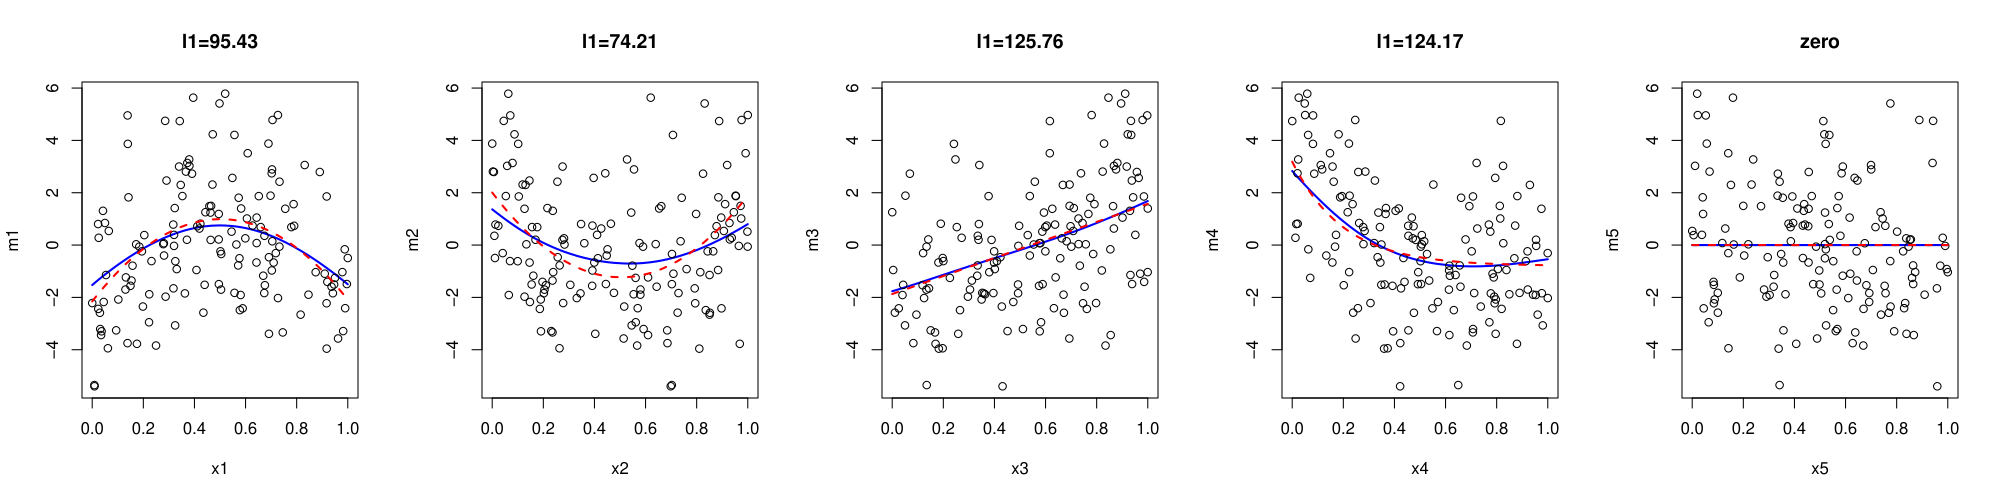

This chart was generated by the following R code:

soft.threshold = function(x,lambda) {
  return(sign(x) * (abs(x)-lambda) * (abs(x) > lambda))
}

generator1 = function(n=150,d=50,sigma2=1){
  epsilon = rnorm(n,0,sigma2)
  M = matrix(NA,nrow=n,ncol=d)
  x = matrix(runif(d*n,-2.5,2.5),nrow=n,ncol=d)
  for (j in c(1:d)){
    if (j==1) { M[,j] = -x[,j]^2 - mean(-x[,j]^2)}
    if (j==2) { M[,j] = x[,j]^2 - mean(x[,j]^2)}
    if (j==3) { M[,j] = x[,j]}
    if (j==4) { M[,j] = exp(-x[,j])- mean(exp(-x[,j]))}
    if (j>4 ) { M[,j] = 0}
 }
 for (j in c(1:d)) {
    x[,j] = (x[,j]-min(x[,j]))/(max(x[,j])-min(x[,j]))
 }
 M[,1:4]  = scale(M[,1:4])          # rescale the design matrix
 m        = apply(M[,c(1:d)],1,sum) # mean function
 y        = m +  epsilon
 return(list(y=y,x=x,M=M))
}

kernel.smoothing.matrix = function(h, x) {
  n = length(x)
  S = matrix(0,n,n)
  for (i in 1:n) {
    tmp1  = x - x[i]
    w     = exp(-(tmp1)^2/(2*h^2))
    w     = w/sum(w)
    S[i,] = w
  }
  return(S)
}

local.linear.smoothing.matrix = function(h, x) {
  n = length(x)
  S = matrix(0,n,n)
  
  for (i in 1:n) {
    xdiff = x - x[i]
    w     = exp(-(xdiff)^2/(2*h^2))
    W     = diag(w/sum(w))
    X     = cbind(1,matrix(xdiff,n,1,byrow=TRUE))
    T     = solve(t(X) %*% W %*% X) %*% t(X) %*% W
    S[i,] = T[1,]
  }
  return(S)
}


plotM = function(y,x,M1,M){
  d   = ncol(M)
  res = y - apply(M1,1,sum)
  par(mfrow=c(1,5))
  for (i in c(1:min(d,10))) {
    par(cex=1.0,cex.sub=1.0,cex.lab=1.0)
    ord   = order(x[,i])
    M1[,i]= M1[,i]- mean(M1[,i])
    M[,i] = M[,i]- mean(M[,i])
    l = sum(abs(M1[,i]))
    if (l == 0) {
      s = "zero"
    }
    else {
      s = sprintf("l1=%.2f", sum(abs(M1[,i])))
    }
    plot(x[,i][ord], M1[,i][ord],ylim=c(min(y),max(y)),
         type='l',lwd=2,xlab=paste('x',i,sep=''),
         ylab=paste('m',i,sep=''),col='blue',main=s)
    points(x[,i][ord],y[ord],lwd=1)
    lines(M[,i][ord]~x[,i][ord],lty=2,lwd=2,col=2)
  }

  num.zeros = 0
  for (i in 1:d) {
    M1[,i] = M1[,i] - mean(M1[,i])
    l1 = sum(abs(M1[,i]))
    if (l1 == 0) {
      num.zeros = num.zeros + 1
    }
  }
  cat(sprintf("Number of zeros: %d of %d\n", num.zeros, d))
}

backfit = function(x,y,h,lambda,maxStep = 100){
  d  = ncol(x)
  n  = length(y)
  M1 = matrix(0,n,d)
  alpha = rep(1,d)
  S  = matrix(0,d,n*n)

  cat("constructing smoothing matrices...\n")
  for (i in 1:d) {
    #W = kernel.smoothing.matrix(h[i],x[,i])
    W = local.linear.smoothing.matrix(h[i],x[,i])
    S[i,] = as.vector(W)
  }
  
  cat("lambda=",lambda,"\n")
  order = sample(d,d)  # visit the variables in a random order
  cat("Variable order: ", order[1:min(length(order),8)], "...\n")

  for (iter in c(1:maxStep)){
    curfit    = apply(M1 %*% diag(alpha), 1, sum)
    for(i in order) {
      Z = y - M1[,-i] %*% alpha[-i]
      Si = matrix(S[i,],n,n)
      f = as.vector(Si %*% Z)
      norm = sqrt(t(f) %*% f / n)
      M1[,i] = f / norm
      M1[,i] = M1[,i] - mean(M1[,i])
      alpha[i] = soft.threshold(norm, lambda)
    }
    newfit    = apply(M1 %*% diag(alpha),1,sum)
    tmp       = sqrt(sum((curfit-newfit)^2))
    if(tmp<1e-6){ break }
    cat(sprintf("Iteration %d: l2-distance=%f\n", iter, tmp))
    if(iter==maxStep){cat('maximum steps reached!','\n')}
  }
  
  return(list(M=(M1 %*% diag(alpha)), beta=alpha))
}


example1 = function(n=150,d=50,lambda=.4,sigma2=1,h0=.1) {
  out = generator1(n,d,sigma2)
  y = out$y
  x = out$x
  M = out$M
  n = length(y)
  d = ncol(x)

  h = rep(1,d)
  if (h0 != 0) { h = rep(h0,d) }
  else {h =rep(.8*h/(n^0.2),d)}  # the plug-in bandwidths
  cat("bandwidth: ",h[1],"\n")

  tmp = backfit(x,y,h,lambda,maxStep=100)
  Mc = tmp$M
  plotM(y,x,Mc,M)
  #return(list(y=y,x=x,M1=M1,M=M))
}

example1(n=150,d=5,lambda=.1,sigma2=1,h0=.2)
